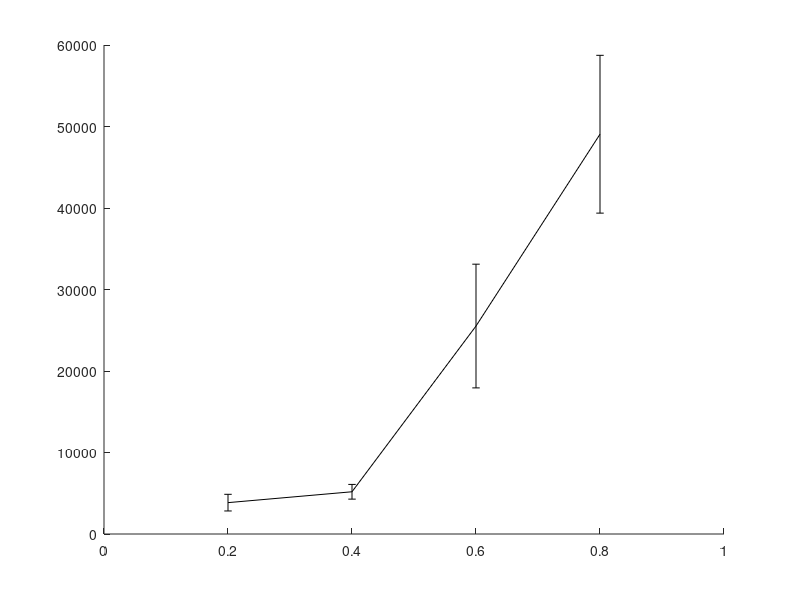

Recreate this plot in MATLAB. (Note: this script raises an error after producing the figure.)


% last updated: 

clear all
clc

d = 2.8;
%%
planners = {'BiRRT','RRT'};
plannerType = planners{1};
switch plannerType
    case 'BiRRT'
        D{1} = load('Benchmark_BiRRT_PCS_rB.txt'); D{1} = D{1}(D{1}(:,2)==1,:); 
        D{2} = load('Benchmark_BiRRT_GD_rB.txt'); %D{2} = D{2}(D{2}(:,2)==1,:); 
    case 'RRT'
        D{1} = load('Benchmark_RRT_envI_w_rB_2.txt'); 
        D{2} = load('Benchmark_RRT_envI_wo_rB.txt'); 
        fprintf('Failures: \t%.1f, %.1f \n', 100-sum(D{1}(:,2))/size(D{1},1)*100, 100-sum(D{2}(:,2))/size(D{2},1)*100);
        D{1} = D{1}(D{1}(:,2)==1,:); 
        D{2} = D{2}(D{2}(:,2)==1,:); 
end

%%
disp(['Results for ' plannerType ':']);

%%

for k = 1:size(D,2)
    
    r{k} = sort(unique(D{k}(:,1)));
    for i = 1:length(r{k})
        M = D{k}(D{k}(:,1)==r{k}(i), 1:end);
        t{k}(i) = mean(M(:,4))*1e3;
        t_ste{k}(i) = 1e3*std(M(:,4))/sqrt(size(M,1));
    end
    
    [tmin(k), im(k)] = min(t{k});
end

%%
h = figure(1);
clf
errorbar(r{1},t{1},t_ste{1},'-k','linewidth',2);
hold on
errorbar(r{2},t{2},t_ste{2},'--k','linewidth',2);
hold off
ylabel('mean runtime [msec]');
xlabel('max. local-connection distance');
legend('PCS','NR');
% xlim([0 6]);
% xlim([min(rd) max(rd)]);

%%

for k = 1:size(D,2)
    
    sS = r{k}(im(k));
    
    D{k} = D{k}(D{k}(:,1)==sS, 1:end);
    suc = D{k}(:,2)==1;
    F(:,k) = mean(D{k},1);
    
    tmin(k) = F(4,k);
end

clc
disp('-----------------------------------');
fprintf('         \t\tw/\tw/o\n');
fprintf('Queries: \t\t%d\t%d\n', size(D{1},1), size(D{2},1));
fprintf('d =      \t\t%.1f\t%.1f\n', F(1,1), F(1,2));
fprintf('Avg. time (for d): \t%.2f\t%.2f \t(msec)\n', F(4,1)*1e3, F(4,2)*1e3);
fprintf('Min. time (for d): \t%.2f\t%.2f \t(msec)\n', min(D{1}(:,4))*1e3, min(D{2}(:,4))*1e3);
fprintf('Nodes in path:     \t%.1f\t%.1f\n', F(10,1), F(10,2));
fprintf('Nodes in trees:    \t%.1f\t%.1f\n', F(11,1), F(11,2));
disp('------------ Sampling -------------');
fprintf('Sampling time:    \t%.2f\t%.2f \t(msec)\n', F(15,1)*1e3, F(15,2)*1e3);
fprintf('Sampling success: \t%.2f\t%.2f \t(%%)\n', 100*F(16,1)/(F(16,1)+F(17,1)), 100*F(16,2)/(F(16,2)+F(17,2)));
disp('------------ loc.-con. ------------');
fprintf('Loc.-con. time:    \t%.2f\t%.2f \t(msec)\n', F(12,1)*1e3, F(12,2)*1e3);
fprintf('Loc.-con. count:   \t%.2f\t%.2f \t\n', F(13,1), F(13,2));
fprintf('Loc.-con. success: \t%.2f\t%.2f \t(%%)\n', 100*F(14,1)/F(13,1), 100*F(14,2)/F(13,2));
disp('----------- Projection ------------');
fprintf('Proj. time:        \t%.2f\t%.2f \t(msec)\n', F(6,1)*1e3, F(6,2)*1e3);
fprintf('Proj. count:       \t%.2f\t%.2f \t\n', F(5,1), F(5,2));

%%
disp(' ');
fprintf('Speed-up:      %.2f\n', d, tmin(2)/tmin(1));

%%
%%
%%
% PCS
td = D{1}(:,4);
maxT = max(td);
T1 = linspace(0,maxT,100);
T1 = T1(2:end);
for i = 1:length(T1)
    sd = td < T1(i);
    md(i) = mean(td(sd));
    Md(i) = 1-sum(sd)/length(td);
end
%%
% GD
tg = D{2}(:,4);
maxT = max(tg);
T2 = linspace(0,maxT,100);
T2 = T2(2:end);
for i = 1:length(T2)
    sg = tg < T2(i);
    mg(i) = mean(tg(sg));
    Mg(i) = 1-sum(sg)/length(tg);
end

%%
h = figure(2);
clf
plot(T1,Md*100,'-k','linewidth',2);
hold on
plot(T2,Mg*100,'--k','linewidth',2);
hold off
xlabel('maximum runtime (sec)');
ylabel('failure rate (%)');
legend('wPCA','woPCA');
% xlim([0 1.2]);%max([T1 T2])]);
% title(plannerType);
set(gca,'fontsize',13);
% set(h, 'Position', [100, 100, 800, 400]);
% print PCS_NR_runtime.eps -depsc -r200